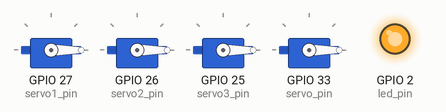
A sketch run on a simulated ESP32. Parts: 4 × servo, output pins drawn as LEDs (lit = HIGH).

Above: at 0.05 s.
At 2.05 s:
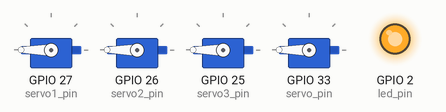
At 3.95 s:
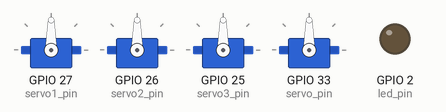
Timing chart, 0 to 5.2 s (numbered marks = the images above):
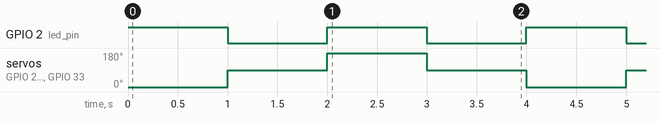

Measured:
- by itself, GPIO 2 (led_pin): alternates HIGH for 1.0 s and LOW for 1.0 s
- by itself, servo on GPIO 27 (servo1_pin), servo on GPIO 26 (servo2_pin), servo on GPIO 25 (servo3_pin), servo on GPIO 33 (servo_pin): repeats every 4.0 s: 180° 1.0 s, 90° 1.0 s, 0° 1.0 s, 90° 1.0 s

The sketch:

test_esp_servo.ino
```cpp
#include <ESP32Servo.h>

// Assigning servo names
Servo servo1;
Servo servo2;
Servo servo3;
Servo micro_servo;

// Defining pins
#define servo1_pin 27
#define servo2_pin 26
#define servo3_pin 25
#define servo_pin 33
#define led_pin 2

void servo_init() {
  servo1.attach(servo1_pin);
  servo2.attach(servo2_pin);
  servo3.attach(servo3_pin);
  micro_servo.attach(servo_pin);
}

void test_servo(int dir) {
  servo1.write(dir);
  servo2.write(dir);
  servo3.write(dir);
  micro_servo.write(dir);
  if (dir != 90) {
    digitalWrite(led_pin, HIGH);
  } else {
    digitalWrite(led_pin, LOW);
  }
}

void setup() {
  servo_init();
  pinMode(led_pin, OUTPUT);
}

void loop() {
  test_servo(0);
  delay(1000);
  test_servo(90);
  delay(1000);
  test_servo(180);
  delay(1000);
  test_servo(90);
  delay(1000);
}
```
